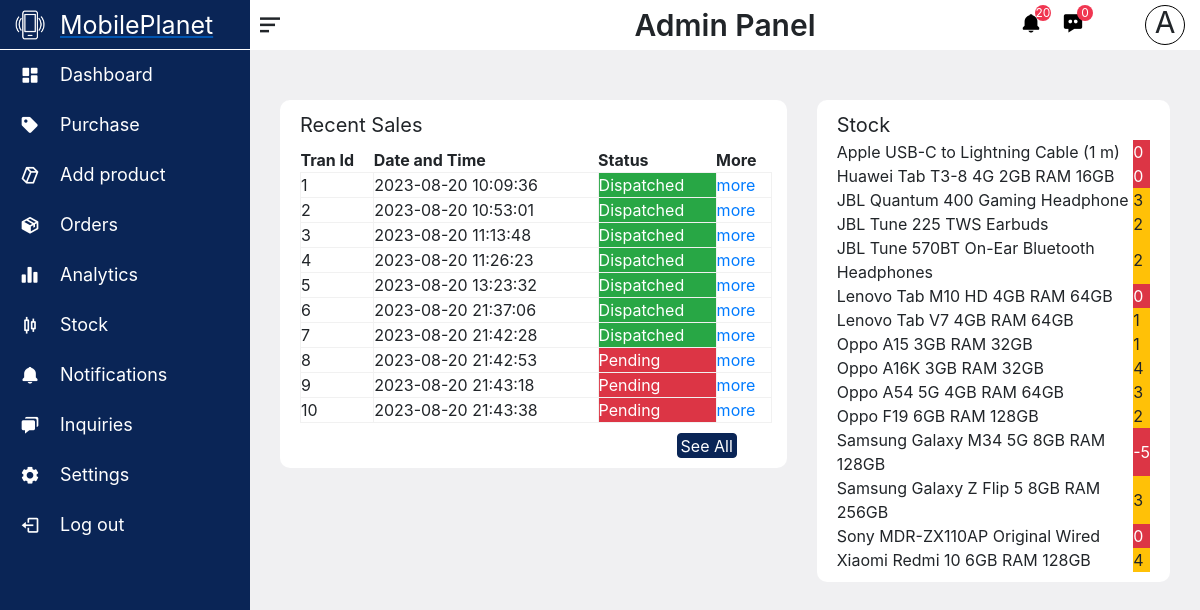
Screenshot of /admin/pages/dashboard.php with the database file from the repository.
### tables this page shows
CREATE TABLE `transaction` (
  `tranId` int(11) NOT NULL,
  `dateTime` datetime NOT NULL DEFAULT current_timestamp(),
  `status` tinyint(1) NOT NULL,
  `userId` int(11) NOT NULL
);

CREATE TABLE `item` (
  `itemId` int(10) NOT NULL,
  `itemName` varchar(100) NOT NULL,
  `description` varchar(2000) NOT NULL,
  `sellingPrice` float NOT NULL,
  `buyingPrice` float NOT NULL,
  `stock` int(5) NOT NULL,
  `categoryId` int(15) NOT NULL,
  `brandId` int(15) DEFAULT NULL
);

### admin/pages/dashboard.php (the view, shortened to what this page needs)
<!DOCTYPE html>
<html lang="en">
<head>
    <link rel="stylesheet" href="../css/headerAndSidebar.css">
    <link rel="stylesheet" href="../css/bootstrap-4.4.1.css">
    <link rel="stylesheet" href="../css/dashboard.css">
    <link href='https://unpkg.com/boxicons@2.1.4/css/boxicons.min.css' rel='stylesheet'>
</head>
<body>
    <?php include_once 'header.php'; ?>
    <div class="page-content">
    <div class="container-fluid tab-wrapper">
        <div class="row">
            <div class="col-md">
                    <div class="recent-sales-wrapper">
                        <div class="title">Recent Sales</div>
                        <div class="body">
                            <table>
                                <thead>
                                    <th>Tran Id</th>
                                    <th>Date and Time</th>
                                    <th>Status</th>
                                    <th>More</th>
                                </thead>
                               <tbody>
                                <?php
                                    include_once '../../includes/dbConn.inc.php';
                                    $sql = "select * from transaction order by dateTime asc limit 10";
                                    $result = $conn->query($sql);
                                    if($result->num_rows >0){
                                        while($row = $result->fetch_assoc()){
                                            $str="";
                                            if($row["status"]==0){
                                                $str='<td class="btn-danger">Pending</td>';
                                            }else{
                                                 $str='<td class="btn-success">Dispatched</td>';
                                            }
                                            echo '
                                                     <tr>
                                                        <td>'.$row["tranId"].'</td>
                                                        <td>'.$row["dateTime"].'</td>'.$str.'
                                                        <td><a href="order-details.php?tran-id='.$row['tranId'].'">more</a></td>
                                                    </tr>
                                                ';
                                        }
                                    }
                                ?>
                            </tbody>
                            </table>
                            <a href="orders.php"><button type="button" class="btn btn-primary recent-sales-btn">See All</button></a>
                        </div>
                    </div>
            </div>
            <div class="col-md-5">
                    <div class="top-seling-wrapper">
                        <div class="title">Stock</div>
                        <div class="body">
                            <table>
                            <?php
                                $sql1="select itemId,itemName,stock from item where stock <5 order by itemName asc";
                                $result1 = $conn->query($sql1);
                                if($result1->num_rows >0){
                                    while($row1 = $result1->fetch_assoc()){
                                        $str1 = '';
                                        if($row1['stock']<=0){
                                            $str1 = '<td class="btn-danger">'.$row1["stock"].'</td>';
                                        }else{
                                            $str1 = '<td class="btn-warning">'.$row1["stock"].'</td>';
                                        }
                                        echo '
                                            <tr>
                                                <td>'.$row1["itemName"].'</td>
                                                '.$str1.'
                                            </tr>
                                            ';
                                    }
                                }
                            ?>
                            </table>
                        </div>
                    </div>
            </div>
        </div>
    </div>
</div>
</body>
</html>

### admin/css/headerAndSidebar.css (style rules this page uses)
* { padding: 0; margin: 0; }
.container-fluid { padding: 0; }
.page-content { background-color: #F0F0F2; position: relative; top: 50px; left: 250px; width: calc(100% - 250px); height: 2000px; z-index: 150; transition: all 0.5s ease; }

### admin/css/dashboard.css (style rules this page uses)
.row { margin: 0; }
.recent-sales-wrapper { background-color: white; width: 100%; border-radius: 10px; padding: 10px; }
.row .title { height: 30px; font-size: 20px; line-height: 30px; padding-left: 10px; }
.top-seling-wrapper { background-color: white; width: 100%; border-radius: 10px; }
.recent-sales-wrapper .body { padding-left: 10px; padding-top: 8px; width: calc(100% - 5px); max-height: 400px; overflow: hidden; overflow: scroll; }
.recent-sales-wrapper .body table { width: 100%; }
.recent-sales-btn { position: relative; float: right; height: 25px; line-height: 22px; width: 60px; padding: 0; margin: 0; background-color: #0A2556; border: 1px solid #0A2556; margin: 10px 35px 0 0; }
.recent-sales-wrapper tr td { border: 1px solid rgb(241, 241, 241); border-collapse : collapse; }
.top-seling-wrapper { padding: 10px; }
.top-seling-wrapper .body { display: flex; justify-content: center; }
.top-seling-wrapper .body table { width: calc(100% - 20px) }
.tab-wrapper { padding-top: 50px; }
.page-content { height: fit-content; }
body { background-color: #F0F0F2; }

### rows the page displays
transaction: tranId "1", dateTime "2023-08-20 10:09:36", status "Dispatched"
transaction: tranId "2", dateTime "2023-08-20 10:53:01", status "Dispatched"
transaction: tranId "3", dateTime "2023-08-20 11:13:48", status "Dispatched"
transaction: tranId "4", dateTime "2023-08-20 11:26:23", status "Dispatched"
transaction: tranId "5", dateTime "2023-08-20 13:23:32", status "Dispatched"
transaction: tranId "6", dateTime "2023-08-20 21:37:06", status "Dispatched"
transaction: tranId "7", dateTime "2023-08-20 21:42:28", status "Dispatched"
transaction: tranId "8", dateTime "2023-08-20 21:42:53", status "Pending"
transaction: tranId "9", dateTime "2023-08-20 21:43:18", status "Pending"
transaction: tranId "10", dateTime "2023-08-20 21:43:38", status "Pending"
item: itemName "Apple USB-C to Lightning Cable (1 m)", stock "0"
item: itemName "Huawei Tab T3-8 4G 2GB RAM 16GB", stock "0"
item: itemName "JBL Quantum 400 Gaming Headphone", stock "3"
item: itemName "JBL Tune 225 TWS Earbuds", stock "2"
item: itemName "JBL Tune 570BT On-Ear Bluetooth Headphones", stock "2"
item: itemName "Lenovo Tab M10 HD 4GB RAM 64GB", stock "0"
item: itemName "Lenovo Tab V7 4GB RAM 64GB", stock "1"
item: itemName "Oppo A15 3GB RAM 32GB", stock "1"
item: itemName "Oppo A16K 3GB RAM 32GB", stock "4"
item: itemName "Oppo A54 5G 4GB RAM 64GB", stock "3"
item: itemName "Oppo F19 6GB RAM 128GB", stock "2"
item: itemName "Samsung Galaxy M34 5G 8GB RAM 128GB", stock "-5"
item: itemName "Samsung Galaxy Z Flip 5 8GB RAM 256GB", stock "3"
item: itemName "Sony MDR-ZX110AP Original Wired", stock "0"
item: itemName "Xiaomi Redmi 10 6GB RAM 128GB", stock "4"

### other values shown
$rowNON['row_count']+$nOM "20"
$nOM "0"
